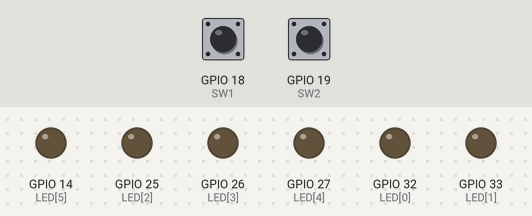
This sketch was run on a simulated ESP32. On the bench: output pins drawn as LEDs (lit = HIGH). Dashed ring = blinking. Inputs (shaded band) come from the test bench; at power-on: GPIO 18 (SW1) HIGH, GPIO 19 (SW2) HIGH.

Above: at 1.2 s.
1.3 s: GPIO 18 (SW1) pulled LOW for 0.15 s
At 1.7 s:
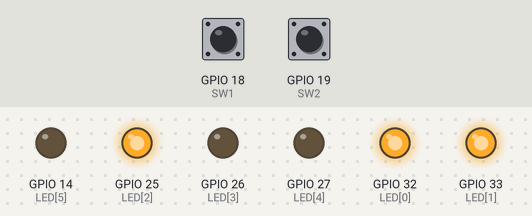
3.8 s: GPIO 19 (SW2) pulled LOW for 3.2 s
At 4.2 s:
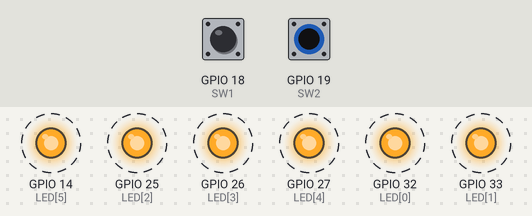
8.5 s: GPIO 18 (SW1) pulled LOW for 3.2 s
At 10.0 s:
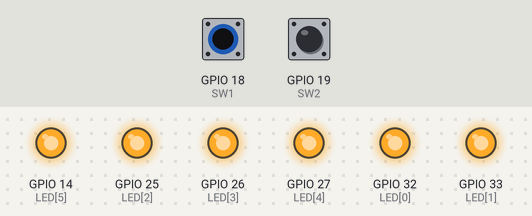
14.0 s: GPIO 18 (SW1) driven LOW and GPIO 19 (SW2) driven LOW
At 15.9 s:
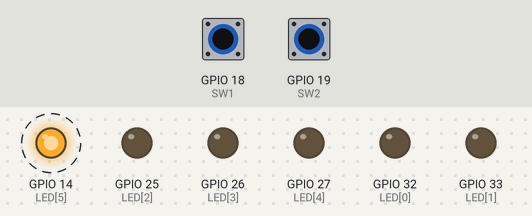
17.0 s: GPIO 18 (SW1) driven HIGH
20.0 s: GPIO 19 (SW2) driven HIGH
At 20.8 s:
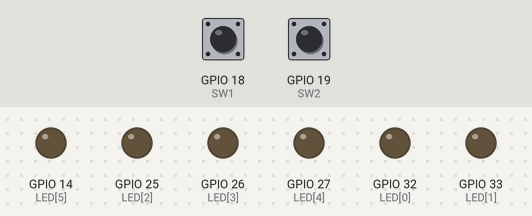
Timing chart, 0 to 22.5 s (numbered marks = the images above; inputs shaded):
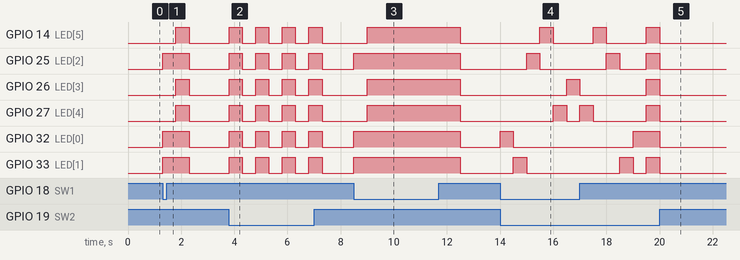

Measured:
- after the input at 1.3 s, GPIO 14 (LED[5]), GPIO 26 (LED[3]), GPIO 27 (LED[4]): LOW → HIGH after 0.50 s, → LOW 0.50 s later; GPIO 25 (LED[2]), GPIO 32 (LED[0]), GPIO 33 (LED[1]): LOW → HIGH at once, → LOW 1.0 s later
- after the input at 3.8 s, GPIO 14 (LED[5]), GPIO 25 (LED[2]), GPIO 26 (LED[3]), GPIO 27 (LED[4]), GPIO 32 (LED[0]), GPIO 33 (LED[1]): alternates HIGH for 0.50 s and LOW for 0.50 s, 8 changes in all, then stays LOW, starting at once
- after the input at 8.5 s, GPIO 14 (LED[5]), GPIO 26 (LED[3]), GPIO 27 (LED[4]): LOW → HIGH after 0.50 s, → LOW 3.5 s later; GPIO 25 (LED[2]), GPIO 32 (LED[0]), GPIO 33 (LED[1]): LOW → HIGH at once, → LOW 4.0 s later
- after the input at 14.0 s, GPIO 14 (LED[5]): LOW → HIGH after 1.5 s, → LOW 0.50 s later; GPIO 25 (LED[2]): LOW → HIGH after 1.0 s, → LOW 0.50 s later; GPIO 26 (LED[3]): LOW → HIGH after 2.5 s; GPIO 27 (LED[4]): LOW → HIGH after 2.0 s, → LOW 0.50 s later; GPIO 32 (LED[0]): LOW → HIGH at once, → LOW 0.50 s later
- after the input at 20.0 s, GPIO 14 (LED[5]), GPIO 25 (LED[2]), GPIO 26 (LED[3]), GPIO 27 (LED[4]), GPIO 32 (LED[0]), GPIO 33 (LED[1]): goes on until 20.0 s, then stays LOW

The sketch:

sketch_sep2a.ino
```cpp
/*===========================================================
                      DIGITAL OUTPUT
============================================================
Description:
  This program blinks an LED connecten to GPI032 with
  a 1-second interval

Programmer:
  Julian Philip D. Cientos
  Chrischele T. Palacios

Date:
  2 September 2026
-----------------------------------------------------------  */

// GPIOS
  uint8_t const LED[] = {32,33,25,26,27,14};
  uint8_t const NUM_PINS = sizeof(LED)/sizeof(LED[0]);

  int SW1 = 18;
  int SW2 = 19;

void setup() {
  for (int i=0 ; i<NUM_PINS; i++){
    pinMode(LED[i], OUTPUT);
  }
  pinMode(SW1, INPUT_PULLUP);
  pinMode(SW2, INPUT_PULLUP);
}
#include "LED_Modes.h"

void loop() {
  bool sw1 = !digitalRead(SW1);
  bool sw2 = !digitalRead(SW2);

  if (sw1 && sw2) {
    run();
  }

  else if (sw2) {
    blink();
  }

  else if (sw1) {
    alt();
  }

  else{
    allOff();
  }
}
```

LED_Modes.h
```cpp
int order[] = {32, 33, 25, 14, 27, 26};

void allOff(){
  for (int i=0; i<NUM_PINS; i++){
    digitalWrite(LED[i], 0);
  }
}

void blink(){
  for (int i=0; i<NUM_PINS; i++){
    digitalWrite(LED[i], 1);
  }
  delay(500);

  for (int i=0; i<NUM_PINS; i++){
    digitalWrite(LED[i], 0);
  }
  delay(500);
}

void alt(){
  for (int i=0 ; i<3 ; i++) {
  digitalWrite(LED[i], 1);
  }
  delay(500);

  for (int i=3 ; i<=5 ; i++) {
  digitalWrite(LED[i], 1);
  }
  delay(500);
  return;
}
void run(){
  for (int i=0; i<NUM_PINS; i++){
    digitalWrite(order[i], 1);
    delay(500);
    digitalWrite(order[i], 0);
  }

  for (int i=NUM_PINS-2; i>=0; i--){
    digitalWrite(order[i], 1);
    delay(500);
    digitalWrite(order[i], 0);
  }
}
```
